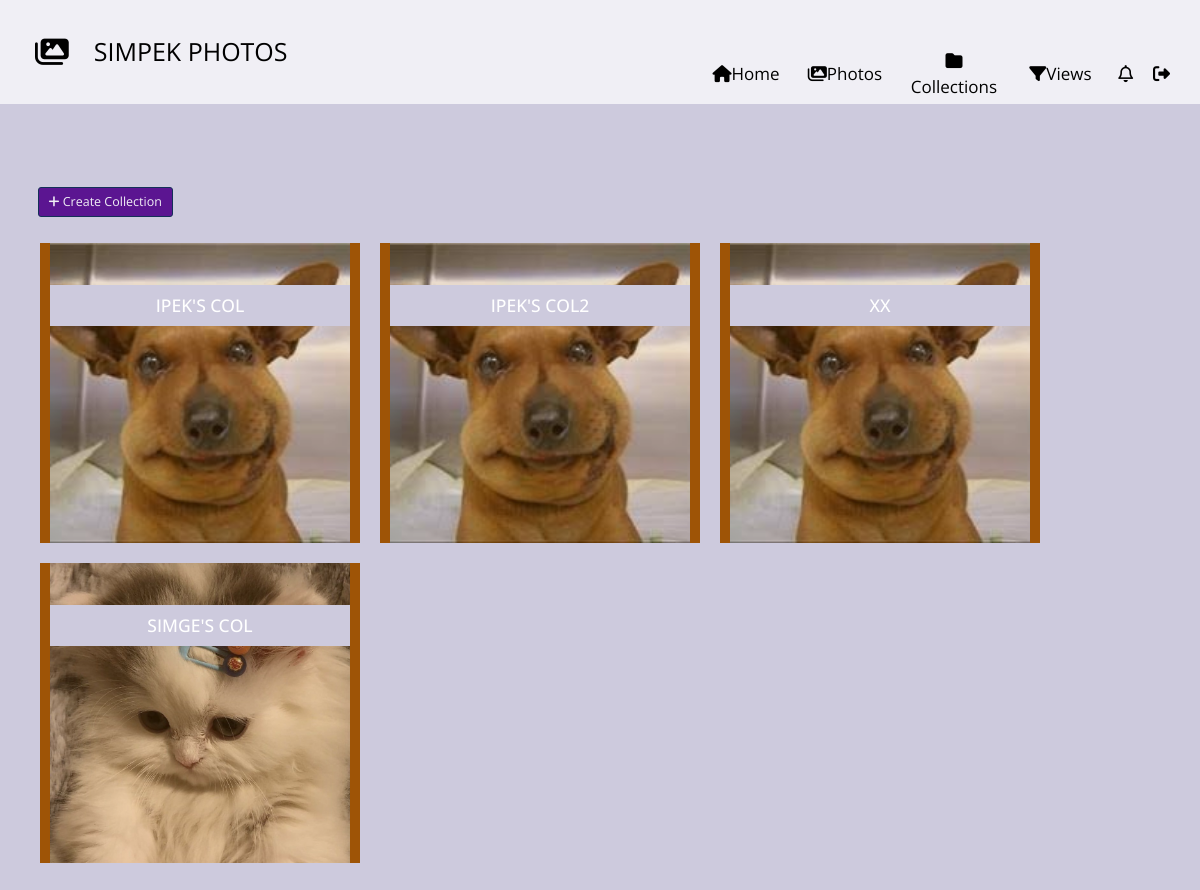
Screenshot of /shared-photo-library/collections (signed in) with the database file from the repository.
### shared_photo_library/models.py (models this page shows, shortened)
class Collection(models.Model):
    owner = models.ForeignKey(User, on_delete=models.CASCADE, related_name='col_owner')
    collection_name = models.CharField(max_length=100)
    shared_users = models.ManyToManyField(User, related_name='shared_collections')
    cover = models.ImageField(default='empty_col.jpg')
    created_date = models.DateTimeField(default=timezone.now)
    photos = models.ManyToManyField(Photo, related_name='col_photos')

### shared_photo_library/views.py (the view, shortened to what this page needs)
# urls.py: path('collections', CollectionView.as_view(), name="collections"),
class CollectionView(LoginRequiredMixin, View):
    def get(self, request):
        form = CreateCollection()
        logged_in_user = request.user
        users_collections = list(Collection.objects.filter(owner=logged_in_user).annotate(photo_number=Count('photos')))
        shared_collections = list(Collection.objects.filter(shared_users=logged_in_user).annotate(photo_number=Count('photos')))
        collections = users_collections + shared_collections
        return render(request, 'shared_photo_library/all_collections.html',
                      {'user': logged_in_user, 'form': form, 'collections': collections,
                       'users_collections': users_collections, 'shared_collections': shared_collections})

### shared_photo_library/templates/shared_photo_library/all_collections.html (shortened to what this page needs)
{% extends 'index.html' %}
{% load static %}
{% load crispy_forms_tags %}
{% block head %}
    <link rel="stylesheet" href="{% static 'css/my_profile.css' %}?v1.2">
{% endblock %}
{% block content %}
    <li class="selected">
        <div class="cd-full-width">
            <div class="container-fluid js-tm-page-content" data-page-no="5" >
                <br><br><br>
                <div class="container">
                    <button style="color: #f0eff5;background-color: #5b1591;border-color: #143058;" data-bs-toggle="modal" data-bs-target="#createCollection" type="button" class="btn btn-lg">
                        <i class="fas fa-plus">  </i> Create Collection
                    </button>
                    <br><br>
                    <div id="collections" class="row">
                        {% for col in collections %}
                            <div id="col-{{ col.id }}" class="grid-item">
                                <figure class="effect-bubba">
                                    <img class="img-fluid tm-img cover" src="{{ col.cover.url }}" alt="Image"  style="height:300px; width:300px;">
                                    <figcaption>
                                    <h3 style="background-color: #cdcadd; width: 300px; padding-bottom: 10px; padding-top: 10px" class="tm-figure-title" ><span>{{ col.collection_name }}</span></h3>
                                </figcaption>
                                </figure>
                            </div>
                        {%endfor  %}
                     </div>
                </div>
            </div>
        </div>
    </li>
{% endblock %}

### static/css/hero-slider-style.css (style rules this page uses)
*, *::after, *::before { -webkit-box-sizing: border-box; -moz-box-sizing: border-box; box-sizing: border-box; }
html { font-size: 62.5%; }
body { font-size: 1.6rem; font-family: "Open Sans", sans-serif; color: #2c343b; background-color: #f2f2f2; }
img { max-width: 100%; }
.cd-hero-slider li { position: absolute; top: 0; left: 0; width: 100%; height: auto; min-height: 100%; -webkit-transform: translateX(100%); -moz-transform: translateX(100%); -ms-transform: translateX(100%); -o-transform: translateX(100%); transform: translateX(100%); }
.cd-hero-slider li.selected { position: relative; -webkit-transform: translateX(0); -moz-transform: translateX(0); -ms-transform: translateX(0); -o-transform: translateX(0); transform: translateX(0); }
.cd-hero-slider li.is-moving, .cd-hero-slider li.selected { -webkit-transition: -webkit-transform 0.5s; -moz-transition: -moz-transform 0.5s; transition: transform 0.5s; }
.cd-hero-slider li { background-position: center center; background-size: cover; background-repeat: no-repeat; }
.cd-hero-slider li:first-of-type { background-color: #2c343b; }
.cd-hero-slider .cd-full-width, .cd-hero-slider .cd-half-width { position: absolute; width: 100%; height: 100%; z-index: 1; left: 0; top: 0; padding-top: 100px; text-align: center; -webkit-backface-visibility: hidden; backface-visibility: hidden; -webkit-transform: translateZ(0); -moz-transform: translateZ(0); -ms-transform: translateZ(0); -o-transform: translateZ(0); transform: translateZ(0); }
@media only screen and (min-width: 768px) { .cd-hero-slider .cd-full-width, .cd-hero-slider .cd-half-width { padding-top: 150px; } }
@media only screen and (min-width: 1170px) { .cd-hero-slider .cd-full-width, .cd-hero-slider .cd-half-width { padding-top: 220px; } }

### static/css/my_profile.css (style rules this page uses)
.cover { object-fit: cover; }

### rows the page displays
Collection: cover (picture), collection_name "IPEK'S COL"
Collection: cover (picture), collection_name "IPEK'S COL2"
Collection: cover (picture), collection_name "XX"
Collection: cover (picture), collection_name "SIMGE'S COL"
